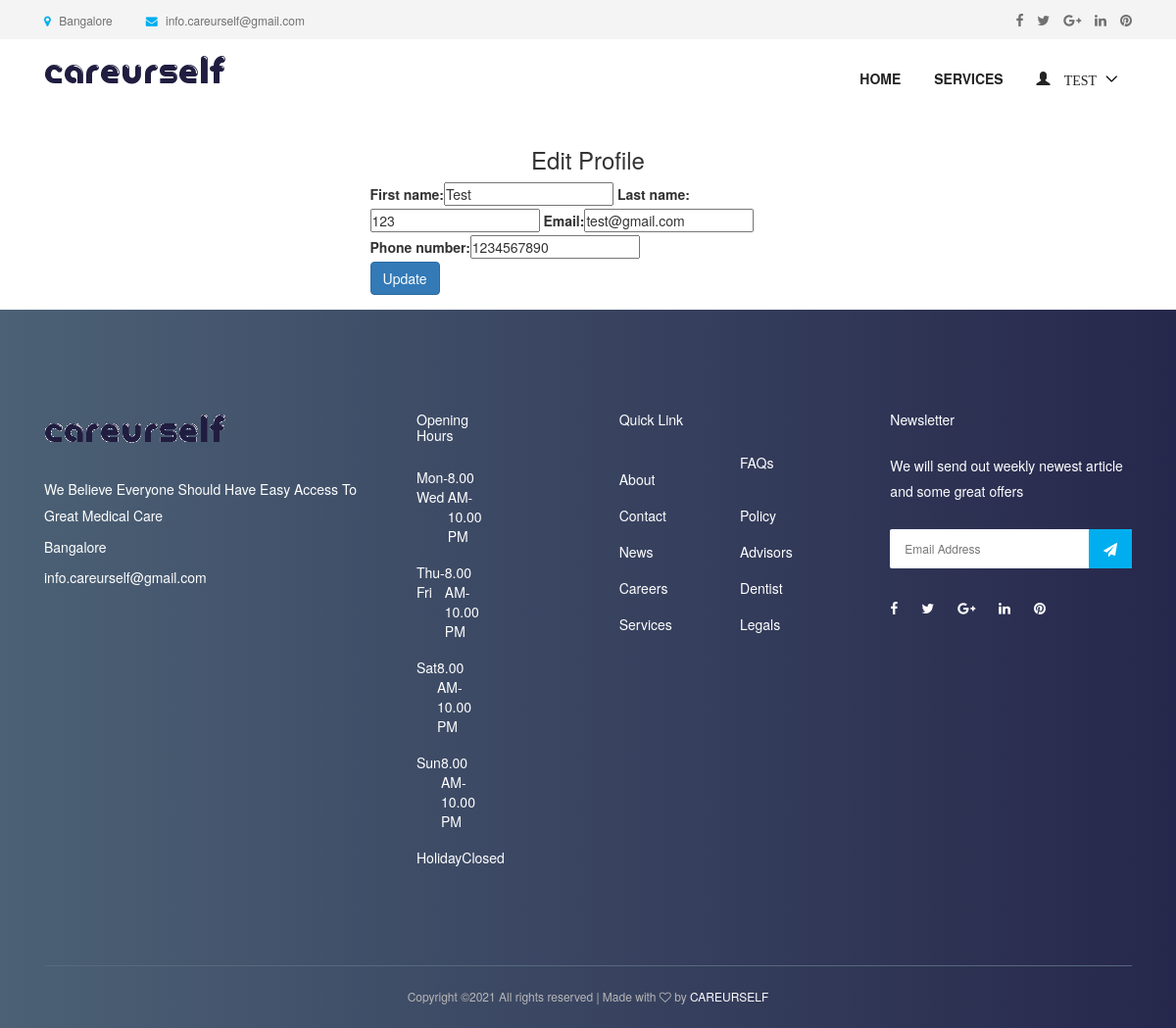
Page /patient/profile/update/ (signed in) on the committed database.
### accounts/models.py (models this page shows, shortened)
class User(AbstractUser):
    username = None
    role = models.CharField(max_length=12, error_messages={
        'required': "Role must be provided"
    })
    gender = models.CharField(max_length=10, blank=True, null=True, default="")
    email = models.EmailField(unique=True, blank=False,
                              error_messages={
                                  'unique': "A user with that email already exists.",
                              })
    phone_number = models.CharField(unique=True, blank=True, null=True, max_length=20,
                                    error_messages={
                                        'unique': "A user with that phone number already exists."
                                    })
    USERNAME_FIELD = "email"
    REQUIRED_FIELDS = []
    objects = UserManager()

### appointment/views.py (the view)
# urls.py: path('patient/profile/update/', EditPatientProfileView.as_view(), name='patient-profile-update'),
class EditPatientProfileView(UpdateView):
    model = User
    form_class = PatientProfileUpdateForm
    context_object_name = 'patient'
    template_name = 'accounts/patient/edit-profile.html'
    success_url = reverse_lazy('accounts:patient-profile-update')
    @method_decorator(login_required(login_url=reverse_lazy('accounts:login')))
    @method_decorator(user_is_patient)
    def dispatch(self, request, *args, **kwargs):
        return super().dispatch(self.request, *args, **kwargs)
    def get(self, request, *args, **kwargs):
        try:
            self.object = self.get_object()
        except Http404:
            raise Http404("User doesn't exists")
        return self.render_to_response(self.get_context_data())
    def get_object(self, queryset=None):
        obj = self.request.user
        print(obj)
        if obj is None:
            raise Http404("Patient doesn't exists")
        return obj

### accounts/forms.py
class PatientProfileUpdateForm(forms.ModelForm):
    def __init__(self, *args, **kwargs):
        super(PatientProfileUpdateForm, self).__init__(*args, **kwargs)
        self.fields['first_name'].widget.attrs.update(
            {
                'placeholder': 'Enter First Name',
            }
        )
        self.fields['last_name'].widget.attrs.update(
            {
                'placeholder': 'Enter Last Name',
            }
        )
        self.fields['email'].widget.attrs.update(
            {
                'placeholder': 'Email',
            }
        )
        self.fields['phone_number'].widget.attrs.update(
            {
                'placeholder': 'Phone Number',
            }
        )
    class Meta:
        model = User
        fields = ["first_name", "last_name", "email", "phone_number"]

### templates/accounts/patient/edit-profile.html (shortened to what this page needs)
{% extends 'base.html' %}
{% load bootstrap %}
{% block content %}
<div class="container">
<div class="row justify-content-center">
                <div class="col-lg-5 mb-5 mb-lg-0">
                    <center> <h3>Edit Profile </h3></center>
                    <form action="" method="POST">{% csrf_token %}
                           {{ form|bootstrap }}
                        <div class="row form-group">
                            <div class="col-md-12">
                                <input type="submit" value="Update" class="btn btn-primary btn-md text-white">
                            </div>
                        </div>
                    </form>
                </div>
            </div>
        </div>
{% endblock %}

### templates/nav.html (shortened to what this page needs)
{% load static %}
<header class="header-area">
    <div class="top-header-area">
        <div class="container h-100">
            <div class="row h-100 align-items-center">
                <div class="col-6 col-md-9 col-lg-8">
                    <div class="top-header-content">
                        <a href="#" data-toggle="tooltip" data-placement="bottom" title="Bangalore"><i
                                class="fa fa-map-marker"></i> <span>Bangalore</span></a>
                        <a href="#" data-toggle="tooltip" data-placement="bottom" title="info.careurself@gmail.com"><i
                                class="fa fa-envelope"></i> <span>info.careurself@gmail.com</span></a>
                    </div>
                </div>
                <div class="col-6 col-md-3 col-lg-4">
                    <div class="top-header-social-info text-right">
                        <a href="#" data-toggle="tooltip" data-placement="bottom" title="Facebook"><i
                                class="fa fa-facebook"></i></a>
                        <a href="#" data-toggle="tooltip" data-placement="bottom" title="Twitter"><i
                                class="fa fa-twitter"></i></a>
                        <a href="#" data-toggle="tooltip" data-placement="bottom" title="Google Plus"><i
                                class="fa fa-google-plus"></i></a>
                        <a href="#" data-toggle="tooltip" data-placement="bottom" title="Linkedin"><i
                                class="fa fa-linkedin"></i></a>
                        <a href="#" data-toggle="tooltip" data-placement="bottom" title="Pinterest"><i
                                class="fa fa-pinterest"></i></a>
                    </div>
                </div>
            </div>
        </div>
    </div>
    <div class="main-header-area">
        <div class="classy-nav-container breakpoint-off">
            <div class="container">
                <nav class="classy-navbar justify-content-between" id="dentoNav">
                    <a class="nav-brand" href="{% url 'appointment:home' %}"><img src="{% static 'img/logo1.png' %}" alt="">
                    </a>
                    <div class="classy-menu">
                        <div class="classynav">
                            <ul id="nav">
                                <li><a href="{% url 'appointment:home' %}">Home</a></li>
                                <li><a href="{% url 'appointment:service' %}">Services</a></li>
                                {% if request.user.is_authenticated and request.user.role == 'doctor' %}
                                    <li>
                                        <a href="">
                                            <span class="glyphicon glyphicon-user">
                                                    {{ request.user.first_name }}
                                            </span>
                                        </a>
                                        <ul class="dropdown">
                                            <li><a href="{% url 'accounts:doctor-profile-update'  %}"> EDIT PROFILE</a></li>
                                            <li><a href="{% url 'appointment:patient-list' %}"> PATIENTS</a></li>
                                            <li><a href="{% url 'appointment:doctor-appointment' %}">  APPOINTMENTS</a></li>
                                            <li><a href="{% url 'appointment:doctor-appointment-create' %}"> CREATE APPOINTMENT</a></li>
                                            <li><a href="{% url 'accounts:logout' %}"> LOGOUT</a></li>
                                        </ul>
                                    </li>
                             {% elif request.user.is_authenticated and request.user.role == 'patient' %}
                                    <li>
                                        <a href="">
                                            <span class="glyphicon glyphicon-user">
                                                    {{ request.user.first_name }}
                                            </span>
                                        </a>
                                    </li>
                                {% endif %}
                            </ul>
                        </div>
                    </div>
                </nav>
            </div>
        </div>
    </div>
</header>

### static/style.css (style rules this page uses)
* { margin: 0; padding: 0; }
body { font-family: "Montserrat", sans-serif; font-weight: 400; font-size: 14px; }
h1, h2, h3, h4, h5, h6 { font-family: "Montserrat", sans-serif; color: #333333; line-height: 1.4; font-weight: 600; }
a, a:active, a:focus, a:hover { color: #333333; text-decoration: none; -webkit-transition-duration: 500ms; -o-transition-duration: 500ms; transition-duration: 500ms; outline: none; }
li { list-style: none; }
img { max-width: 100%; height: auto; }
ul { margin: 0; padding: 0; }
ul li { margin: 0; padding: 0; }
.header-area { position: relative; z-index: 599; width: 100%; -webkit-transition-duration: 500ms; -o-transition-duration: 500ms; transition-duration: 500ms; }
.top-header-area { position: relative; z-index: 1; height: 40px; background-color: #f4f4f4; }
.top-header-area .top-header-content a { display: inline-block; font-size: 12px; color: #707070; }
.top-header-area .top-header-content a i { color: #00aeef; margin-right: 5px; }
.top-header-area .top-header-content a:last-child { margin-left: 30px; }
.top-header-area .top-header-social-info a { color: #707070; display: inline-block; font-size: 14px; margin-left: 10px; }
.classy-nav-container { background-color: transparent; }
.classy-nav-container .classy-navbar { height: 90px; padding: 0; }
.classy-nav-container .classy-navbar .classynav ul li a { padding: 0 15px; font-weight: 600; font-size: 14px; text-transform: uppercase; }

### static/css/default-assets/classy-nav.css (style rules this page uses)
body { font-family: "Roboto", sans-serif; }
ul { margin: 0; }
ul li { list-style: none; }
img { height: auto; max-width: 100%; }
.classy-nav-container { position: relative; z-index: 100; background-color: #ffffff; }
.classy-nav-container * { box-sizing: border-box; }
.classy-nav-container a { -webkit-transition-duration: 500ms; transition-duration: 500ms; text-decoration: none; outline: none; font-size: 14px; font-weight: 400; color: #232323; display: inline-block; }
.justify-content-between { -webkit-box-pack: justify; -ms-flex-pack: justify; justify-content: space-between; }
.justify-content-center { -webkit-box-pack: center; -ms-flex-pack: center; justify-content: center; }
.classy-navbar { width: 100%; height: 70px; padding: 0.5em 2em; display: -webkit-box; display: -ms-flexbox; display: flex; -webkit-box-align: center; -ms-flex-align: center; -ms-grid-row-align: center; align-items: center; }
.classy-navbar .nav-brand { font-size: 26px; font-weight: 500; color: #565656; display: inline-block; margin-right: 30px; }
.classynav ul li { display: inline-block; clear: both; position: inherit; z-index: 10; }
.classynav ul li.cn-dropdown-item { position: relative; z-index: 10; }
.classynav ul li a { padding: 0 12px; display: block; height: 35px; font-size: 14px; line-height: 34px; }
.classynav ul li.megamenu-item>a:after, .classynav ul li.has-down>a:after { font-family: 'classyfonts'; content: "\e900"; font-size: 12px; color: #000000; padding-left: 5px; -webkit-transition-duration: 500ms; transition-duration: 500ms; }
.breakpoint-off .classynav { display: -webkit-box; display: -ms-flexbox; display: flex; -webkit-box-align: center; -ms-flex-align: center; -ms-grid-row-align: center; align-items: center; }

### rows in the picture
User: user.first_name "TEST", first_name "Test", last_name "123", email "test@gmail.com", phone_number "1234567890"
